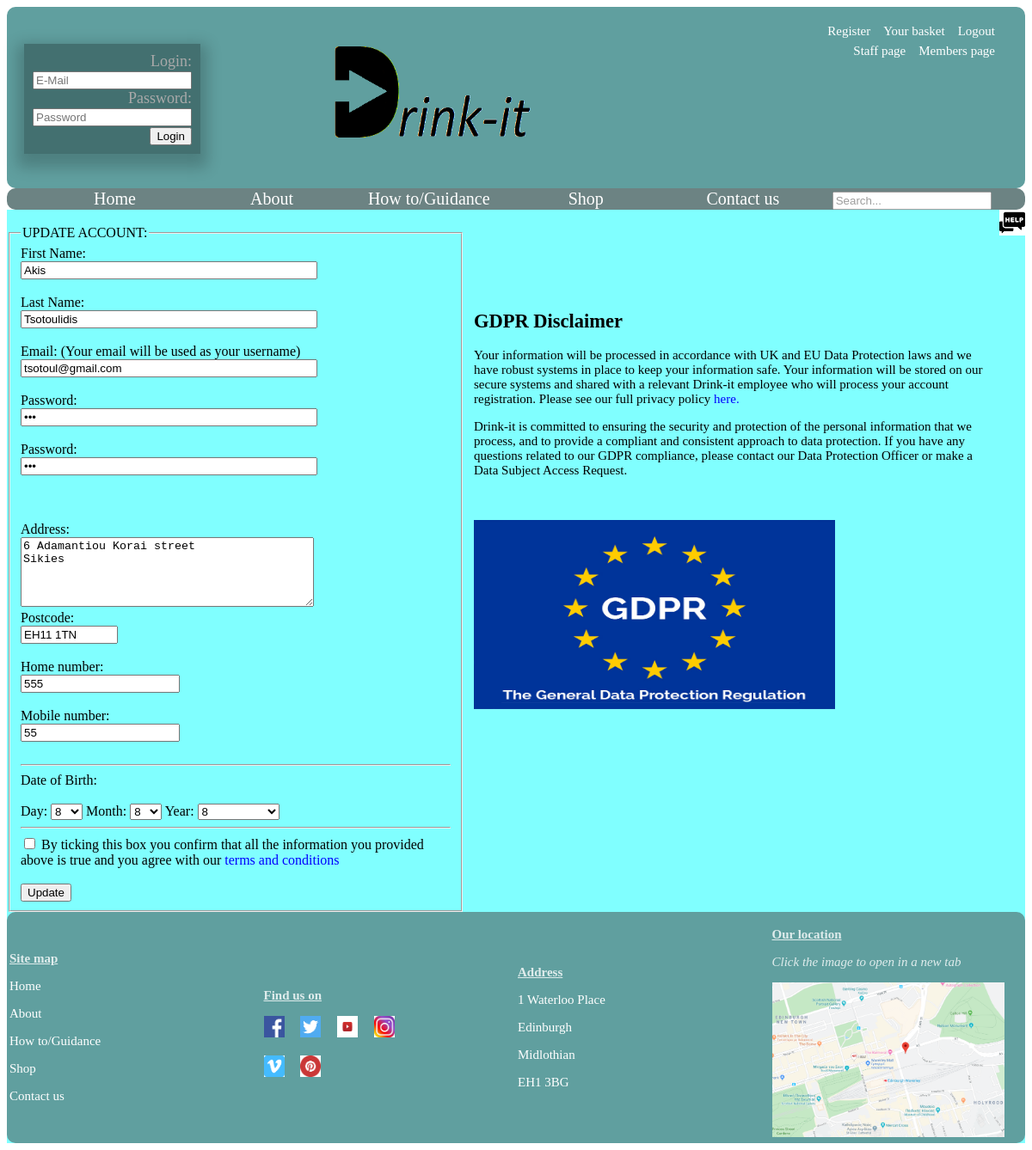
Screenshot of /update.php?customerID=106 (signed in) with the database file from the repository.
### tables this page shows
CREATE TABLE `customers` (
  `customerID` int(10) UNSIGNED NOT NULL,
  `firstName` char(50) NOT NULL,
  `lastName` char(50) NOT NULL,
  `email` char(50) NOT NULL,
  `password1` char(50) NOT NULL,
  `password2` char(50) NOT NULL,
  `address` char(250) NOT NULL,
  `postcode` char(20) NOT NULL,
  `homeNumber` char(20) DEFAULT NULL,
  `mobileNumber` char(20) DEFAULT NULL,
  `day` char(2) DEFAULT NULL,
  `month` char(2) DEFAULT NULL,
  `year` char(40) DEFAULT NULL,
  `agree` varchar(1) NOT NULL
);

### update.php (the view, shortened to what this page needs)
<?php
include 'connect.php';
include 'process-update-form.php';
$id = $_GET['customerID'];
$query = "SELECT * FROM customers WHERE customerID=$id";
$result = mysqli_query($connect, $query);
?>
<!DOCTYPE html>
<html lang="en">
<head>
	<link rel="stylesheet" href="css/style.css">
</head>
<header>
	<div><?php if(!isset($_SESSION['email'])){echo '<a class="toplinks" href="login.php">Login</a>';}else{echo '<a class="toplinks" href="session-feedback.php">Logout</a>';}?></div>
	<div><a class="toplinks" href="under_construction.html">Your basket</a></div>
	<div><a class="toplinks" href="register.php">Register</a></div><br/>
	<div><a class="toplinks" href="loggedin.php">Members page</a></div>
	<div><a class="toplinks" href="staff_area.php">Staff page</a></div>
	<div class="loginpopup">
		<div class="account">
			<form>
			Login:
			<div>
				<input type="text" name="login" placeholder="E-Mail">
			</div>
             Password:
			<div>
				<input type="password" name="password" placeholder="Password">
			</div>
			<div>
				<input type="submit" value="Login">
			</div>
			</form>
		</div>
	</div>
	<a href="landingpage.html"><img class="logo" src="images/logo2.png" alt="logo"></a>
</header>
<body>
<div class="menu">
	<div class="item"><a href="landingPage.php" target="_self">Home</a></div>
	<div class="item"><a href="under_construction.php" target="_self">About</a></div>
	<div class="item"><a href="guidance.php" target="_self">How to/Guidance</a></div>
	<div class="item"><a href="under_construction.php" target="_self">Shop</a></div>
	<div class="item"><a href="under_construction.php" target="_self">Contact us</a></div>
	<div class="item"><input type="text" placeholder="Search..."></div>
</div>
<div class="background">
	<a href="guidance.php"><img class="sticky" src="images/help.png" alt="help"></a>
<?php
while ($row = mysqli_fetch_assoc($result)){
	$id = $row['customerID'];
	$firstName = $row['firstName'];
	$lastName = $row['lastName'];
	$email = $row['email'];
	$password1 = $row['password1'];
	$password2 = $row['password2'];
	$address = $row['address'];
	$postcode = $row['postcode'];
	$homeNumber = $row['homeNumber'];
	$mobileNumber = $row['mobileNumber'];
	$day = $row['day'];
}
?>
<div  class="general">
<div class="registerdiv">
<form action = "update_confirmation.php?customerID=<?php echo $id; ?>" method="post">
<fieldset style="width:500px">
<legend>UPDATE ACCOUNT:</legend>
	<label for="firstName">First Name:</label><br/>
	<input size="40" type="text" name="firstName" id="firstName" required autofocus value="<?php echo $firstName; ?>"/><br/>
	<br/><label for="lastName">Last Name:</label><br/>
	<input size="40" type="text" name="lastName" id="lastName" required value="<?php echo $lastName; ?>"/><br/>
	<br/><label for="email">Email: (Your email will be used as your username)</label><br/>
	<input size="40" type="email" name="email" id="email" required value="<?php echo $email; ?>"/><br/>
	<br/><label for="password1">Password:</label><br/>
	<input size="40" name="password1" type="password" required id="password1" value="<?php echo $password1; ?>"/><br/>
	<br/><label for="password2">Password:</label><br/>
	<input size="40" name="password2" type="password" required onchange="check();" id="password2" value="<?php echo $password2; ?>"/><br/><br/>
	<span id="match" ><b></b></span><br>
	<br/><label for="address">Address:</label><br/>
	<textarea name="address" id="address" rows="5" cols="40"><?php echo $address; ?></textarea>
	<br/><label for="postcode">Postcode:</label><br/>
	<input size="11" name="postcode" pattern="[A-Za-z]{1,2}[0-9Rr][0-9A-Za-z]? [0-9][ABD-HJLNP-UW-Zabd-hjlnp-uw-z]{2}" id="postcode" required value="<?php echo $postcode; ?>"/><br/>
	<br/><label for="homeNumber">Home number:</label><br/>
	<input type="number" name="homeNumber" id="homeNumber" required value="<?php echo $homeNumber; ?>"/><br/>
	<br/><label for="mobileNumber">Mobile number:</label><br/>
	<input type="number" name="mobileNumber" id="mobileNumber" required value="<?php echo $mobileNumber; ?>"/><br/><br/>
	<hr>
	<label>Date of Birth:</label><br/>
	<br><label class = "dob" for="day">Day:</label>
	<select name="day" id = "day" size="1">
		<option selected="selected" ><?php echo $day; ?></option>
	</select>
	<label class = "dob" for="month">Month:</label>
	<select name="month" id="month" size="1">
		<option selected="selected" ><?php echo $day; ?></option>
	</select>
	<label class = "dob" for="year">Year:</label>
	<select name="year" id="year" size="1">
		<option selected="selected" ><?php echo $day; ?></option>
	</select>	<br/>
	<hr>
	<input type="checkbox" name="agree" id="agree" value="0"/>
		<label>By ticking this box you confirm that all
							the information you provided above is
							true and you agree with our
							<a style="color:blue" href="under_construction.html" target="_self">terms and conditions</a></label>
	<br><br>
	<input class="reg_button" name="update" Value="Update" type="submit"/>
</fieldset>
</form>
</div>
<br>
<div class = "disclaimer">
	<h2> GDPR Disclaimer</h2>
	<p>Your information will be processed in accordance with UK and EU Data Protection laws and we have robust systems in place to keep your information safe.
	Your information will be stored on our secure systems and shared with a relevant Drink-it employee who will process your account registration.
	Please see our full privacy policy <a style="color:blue" href="under_construction.html" target="_self">here.</a></p>
	<p>Drink-it is committed to ensuring the security and protection of the personal information that we process, and to provide a compliant and consistent approach
	 to data protection. If you have any questions related to our GDPR compliance, please contact our Data Protection Officer or make a Data Subject Access Request.</p>
	 <br><br>
	 <img src="images/gdpr.jpg" alt="gdpr" height="220" width="420"></img>
</div>
</div>
<div class="foot">
	<table class="footer">
	<tr>
	<td>
		<p class="footer_head"><strong><u>Site map</u></strong></p>
		<p><a href="landingpage.html" target="_self">Home</a></p>
		<p><a href="under_construction.html" target="_self">About</a></p>
		<p><a href="guidance.html" target="_self">How to/Guidance</a></p>
		<p><a href="under_construction.html" target="_self">Shop</a></p>
		<p><a href="under_construction.html" target="_self">Contact us</a></p>
	</td>
	<td>
		<p class="footer_head"><strong><u>Find us on</u></strong></p>
		<a href="https://www.facebook.com/" target="_blank"><img class="social" src="images/facebook.png" alt="facebook"></a>
		<a href="https://twitter.com/" target="_blank"><img class="social" src="images/twiter.png" alt="twiter"></a>
		<a href="https://www.youtube.com/" target="_blank"><img class="social" src="images/youtube.png" alt="youtube"></a>
		<a href="https://www.instagram.com/" target="_blank"><img class="social" src="images/instagram.jpg" alt="instagram"></a><br><br>
		<a href="https://vimeo.com/" target="_blank"><img class="social" src="images/vimeo.png" alt="vimeo"></a>
		<a href="https://vimeo.com/" target="_blank"><img class="social" src="images/pinterest.png" alt="pinterest"></a>
	</td>
	<td>
		<p class="footer_head"><strong><u>Address</u></strong></p>
		<p style="color:white"> 1 Waterloo Place</p>
		<p style="color:white"> Edinburgh</p>
		<p style="color:white"> Midlothian</p>
		<p style="color:white"> EH1 3BG</p>
	</td>
	<td>
			<p class="footer_head"><strong><u>Our location</u></strong></p>
			<p class="footer_head"><i>Click the image to open in a new tab</i></p>
			<a href="https://www.google.co.uk/maps/@55.9515032,-3.199199,15.25z?hl=en" target="_blank"><img class="map" src="images/map.png" alt="map"></a>
		</td>
	</tr>
	</table>
</div>
</body>
</html>

### css/style.css (style rules this page uses)
header { background:#609f9f; text-align:right; height: 100%; padding: 1em; font-size: 20px; vertical-align: middle; border-radius: 10px; }
.toplinks { font-size:15px; display: inline-block; float:right; }
.account { display:block; padding:10px; position: absolute; float:right; background-color: #437070; min-width: 160px; box-shadow: 0px 8px 16px 8px rgba(0,0,0,0.2); font-size: 18px; color: DarkGrey; }
a:link, a:visited { color:white; text-decoration:none; padding-right: 1em; }
.logo { display: block; margin-left: auto; margin-right: auto; width: 250px; height:125px; }
.menu { background-color:DarkSlateGrey; opacity: 0.7; font-size: 20px; padding-top: 1px; text-align: center; border-radius: 10px; }
.item { width: 15%; display: inline-block; }
img.sticky { position: -webkit-sticky; position: sticky; float:right; top: 0; width: 30px; }
.foot { background-color:#609f9f; border-radius: 10px; display: block; }
.footer { width: 100%; table-layout: fixed; font-size: 15px; }
.social { width: 24px; height: 25px; }
.map { width: 270px; }
.footer_head { color: #dfecec; text-decoration: bold; font-size: 15px; }
.background { background-color: #80ffff; }
.general { display: flex; }
.disclaimer { width:600px; text-align:left; font-size: 15px; margin-left:auto; margin-right:auto; margin-top: 80px; font-family:Comic Sans MS; }

### rows the page displays
customers: firstName "Akis", lastName "Tsotoulidis", email "tsotoul@gmail.com", address "6 Adamantiou Korai street Sikies", postcode "EH11 1TN", homeNumber "555", mobileNumber "55", day "8", month "8", year "8"
